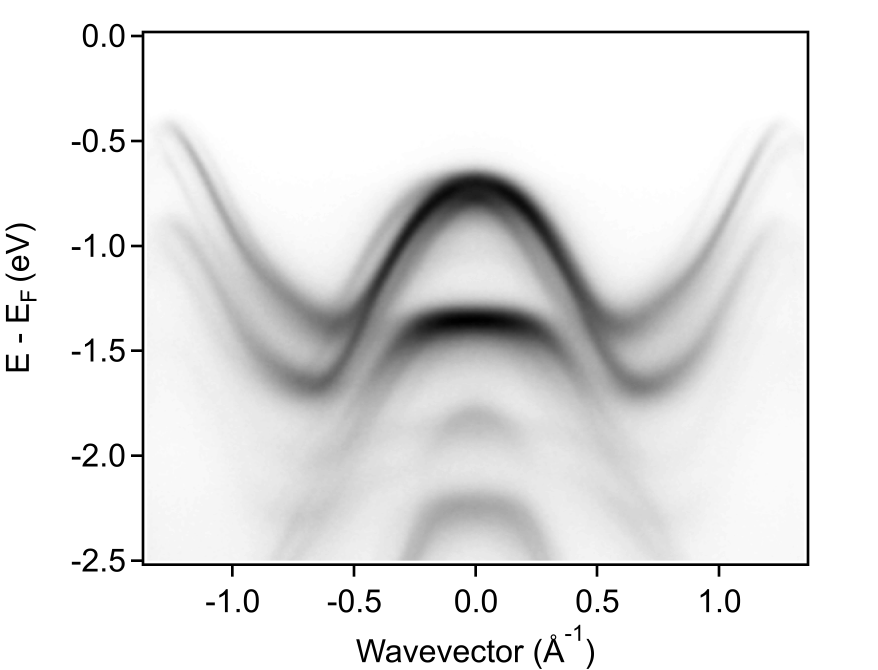
#> input picture last_lap/2_interlayer_coupling/inputs/S3_KGK_WSe2onWS2_v2.png, 2632 x 2008 px, found by its file name (shown at 1/3 size)
$ python exp_image.py
#> lines starting #> are read from the running program, lines starting #| are printed output that depends on the picture
import numpy as np
import matplotlib.pyplot as plt
s_ = 20
from PIL import Image


S_fn = {'3':"../../Data_Experiments/S3_KGK_WSe2onWS2_v2.png",'11':"../../Data_Experiments/S11_KGK_WSe2onWS2_v1.png"}

WSe2 = 3.32
K_WSe2 = 4*np.pi/3/3.32

nf = 1
fig = plt.figure(figsize=(15,8))
for sample in ['3','11']:
    plt.subplot(1,2,nf)
    nf += 1
    im  = Image.open(S_fn[sample])
#> im is the input picture: PIL image 2632x2008 RGBA; mean R, G, B, A 228.5, 228.5, 228.5, 154.9
    original_pic = np.array(np.asarray(im))

    X_i = {'3':695-191, '11':808-204}
    X_f = {'3':original_pic.shape[1]-475+191, '11':original_pic.shape[1]-595+204}
#> X_f = {'3': 2348, '11': 2241}
    Y_i = {'3':108, '11':90}
    Y_f = {'3':original_pic.shape[0]-327, '11':original_pic.shape[0]-305}
#> Y_f = {'3': 1681, '11': 1703}

    x_i = X_i[sample]
    y_i = Y_i[sample]
    x_f = X_f[sample]
#> x_f = 2348
    y_f = Y_f[sample]
#> y_f = 1681
    pic = np.array(np.asarray(im)[y_i:y_f,x_i:x_f])
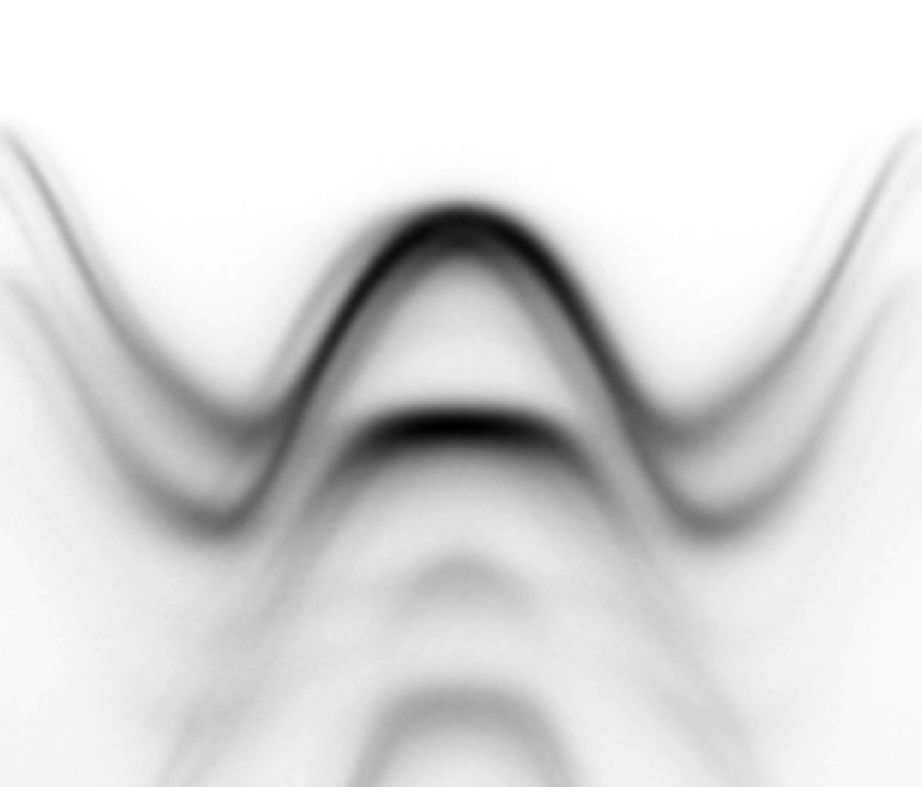
#> pic: shape (1573, 1844, 4) (shown at 1/2 size); mean R, G, B, A 217.8, 217.8, 217.8, 254.7; transparent parts drawn white
    len_e,len_k,z = pic.shape
#> len_e = 1573; len_k = 1844; z = 4
#    print((K_WSe2-1)/2*len_k)
#    continue
    E_max_fig = 0
    E_min_fig_d = {'3':-2.5, '11':-3.5}
    E_min_fig = E_min_fig_d[sample]
    K_fig = K_WSe2
    plt.imshow(pic,cmap='gray')
    plt.xticks([0,len_k//2,len_k],["{:.2f}".format(-K_fig),"0","{:.2f}".format(K_fig)])
    plt.yticks([0,len_e//2,len_e],["{:.2f}".format(E_max_fig),"{:.2f}".format((E_max_fig+E_min_fig)/2),"{:.2f}".format(E_min_fig)])
    plt.title("S"+sample,size=s_)
    plt.xlabel(r"$\mathring{A}^{-1}$",size=s_-5)
    plt.ylabel("eV",size=s_-5)
#> pass 2 of the loop `for sample in ['3','11']:`:
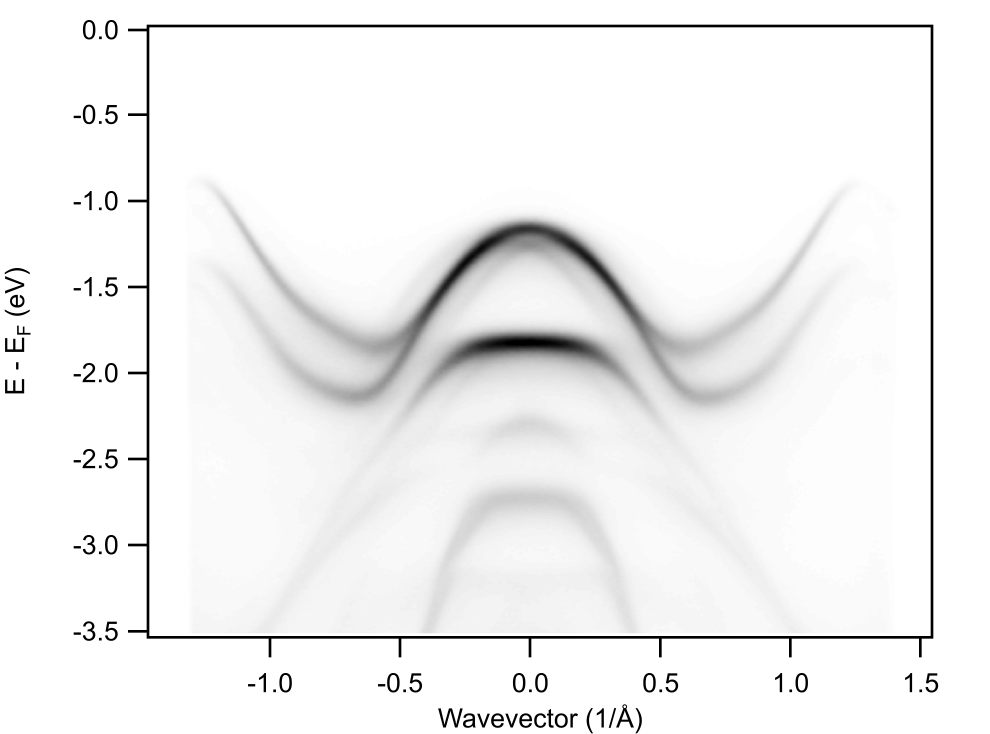
#> input picture last_lap/0_proof_of_principle/inputs/S11_KGK_WSe2onWS2_v1.png, 2968 x 2200 px, found by its file name (shown at 1/3 size)
#> im is the input picture: PIL image 2968x2200 RGBA; mean R, G, B, A 241.6, 241.6, 241.6, 166.9
#> `pic = np.array(np.asarray(im)[y_i:y_f,x_i:x_f])`:
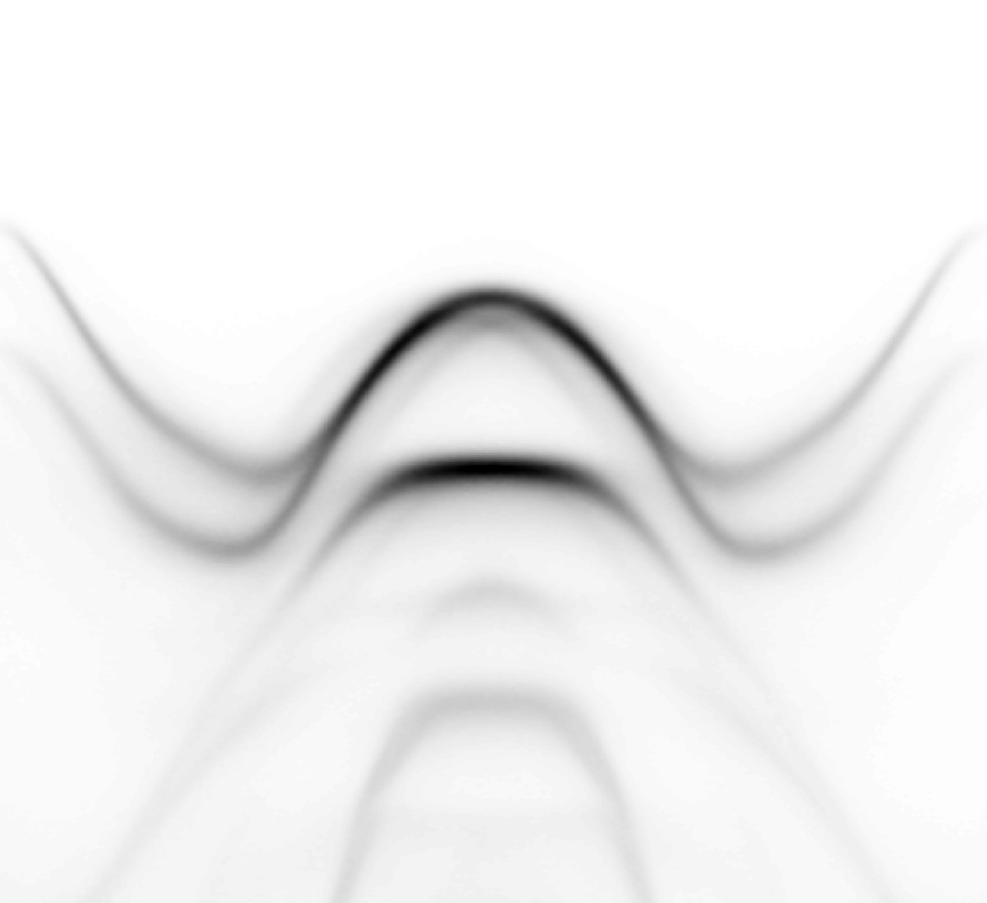
#> pic: shape (1805, 1973, 4) (shown at 1/2 size); mean R, G, B, A 239.5, 239.5, 239.5, 255

fig.savefig("Experimental_bands.png")
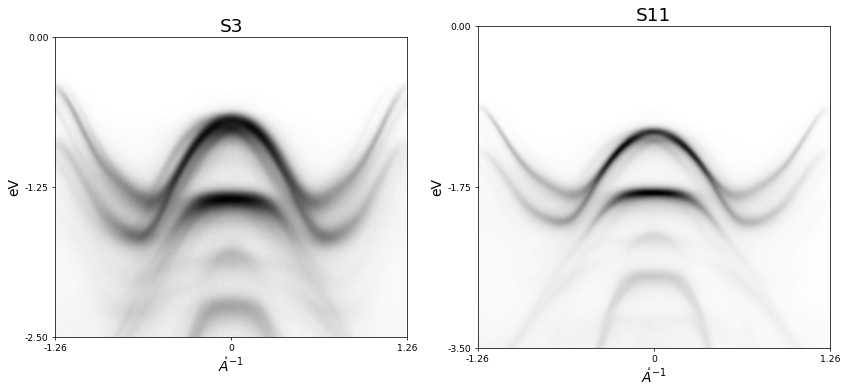
#> figure drawn by matplotlib, 2 panels
plt.show()
